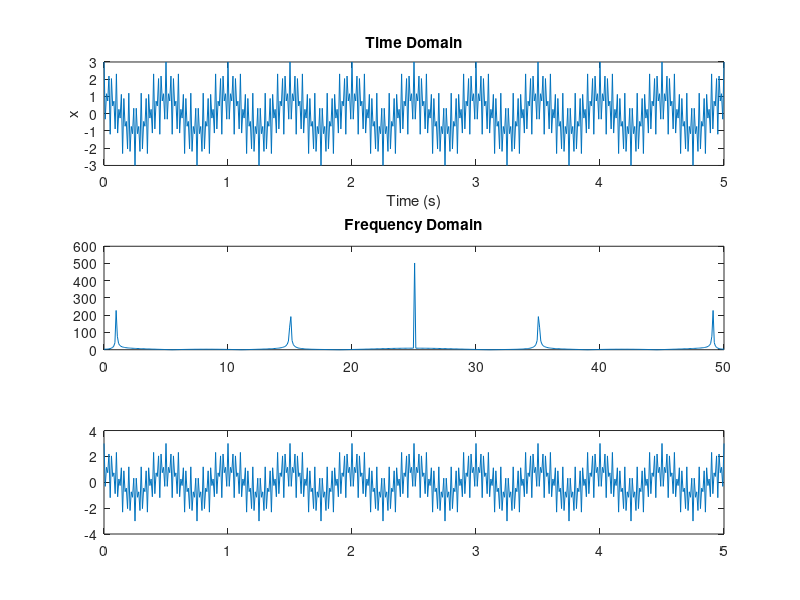

The MATLAB source for this figure:
Fs = 100;
T = 1/Fs;
t = 0:T:5;
x = cos(2*pi*30*t) + cos(2*pi*50*t) + cos(2*pi*2*t);
subplot(3,1,1);
plot(t,x);
title('Time Domain');
xlabel('Time (s)');
ylabel('x');

x_len = length(x);
n = nextpow2(x_len);
N = 2^n;
y = fft(x, N);
f = linspace(0,Fs/2,N);
%f = f(1:256);
subplot(3,1,2);
plot(f,abs(y));
title('Frequency Domain');

ifftArray = ifft(y, N);
ifftArray = ifftArray(1:x_len);
subplot(3,1,3);
plot(t,ifftArray);